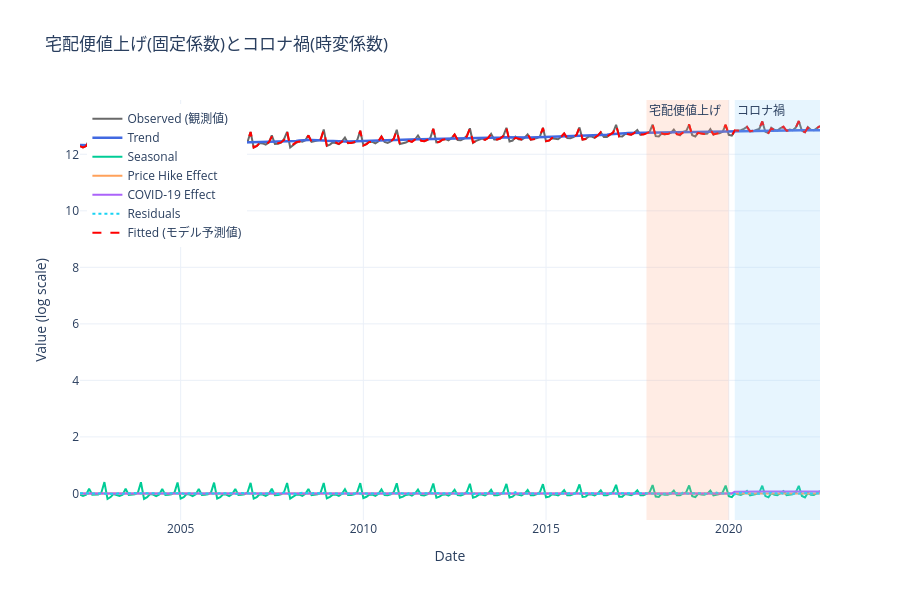

Here is the notebook cell this chart was saved with:
### Code cell
smoothed_hybrid = result_hybrid.smoother_results
trend_smoothed = smoothed_hybrid.smoothed_state[0]
seasonal_smoothed = smoothed_hybrid.smoothed_state[2]
beta_hike = result_hybrid.params['fixed_effect_coef']
price_hike_effect = beta_hike * price_hike_dummy
covid_effect_coef_t = smoothed_hybrid.smoothed_state[13]
corona_effect = covid_effect_coef_t * corona_dummy
fitted_values = trend_smoothed + seasonal_smoothed + price_hike_effect + corona_effect
residuals_hybrid = df['y'].values - fitted_values


palette = px.colors.qualitative.Plotly
fig = go.Figure()

fig.add_trace(go.Scatter(x=df['label'], y=df['y'], name='Observed (観測値)', line=dict(color='dimgray', width=2)))
fig.add_trace(go.Scatter(x=df['label'], y=trend_smoothed, name='Trend', line=dict(color='royalblue', width=2.5)))
fig.add_trace(go.Scatter(x=df['label'], y=seasonal_smoothed, name='Seasonal', line=dict(color=palette[2])))
fig.add_trace(go.Scatter(x=df['label'], y=price_hike_effect, name='Price Hike Effect', line=dict(color=palette[4])))
fig.add_trace(go.Scatter(x=df['label'], y=corona_effect, name='COVID-19 Effect', line=dict(color=palette[3])))
fig.add_trace(go.Scatter(x=df['label'], y=residuals_hybrid, name='Residuals', mode='lines', line=dict(color=palette[5], dash='dot')))
fig.add_trace(go.Scatter(x=df['label'], y=fitted_values, name='Fitted (モデル予測値)', mode='lines', line=dict(color='red', width=2, dash='dash')))


fig.add_vrect(x0="2017-10-01", x1="2019-12-31", fillcolor="LightSalmon", opacity=0.2, line_width=0,
              annotation_text="宅配便値上げ", annotation_position="top left")
fig.add_vrect(x0="2020-03-01", x1=df['label'].iloc[-1].strftime('%Y-%m-%d'), 
              fillcolor="LightSkyBlue", opacity=0.2, line_width=0,
              annotation_text="コロナ禍", annotation_position="top left")

fig.update_layout(
    title_text="宅配便値上げ(固定係数)とコロナ禍(時変係数)",
    xaxis_title="Date",
    yaxis_title="Value (log scale)",
    template="plotly_white",
    height=600,
    legend=dict(x=0.01, y=0.99)
)

fig.show()
pio.write_html(fig, file='output_plot_4.html', auto_open=False)

### Figure 1 — Plotly figure (JSON) as saved in the notebook; plotly's stock layout.template omitted (floating-point values rounded to 4 significant figures; data arrays with more than 128 entries replaced by an {"elided": "..."} marker saying what was removed)
{"data": [{"line": {"color": "dimgray", "width": 2}, "name": "Observed (観測値)", "type": "scatter", "x": {"elided": "244 str values"}, "y": {"elided": "244 float values"}}, {"line": {"color": "royalblue", "width": 2.5}, "name": "Trend", "type": "scatter", "x": {"elided": "244 str values"}, "y": {"elided": "244 float values"}}, {"line": {"color": "#00CC96"}, "name": "Seasonal", "type": "scatter", "x": {"elided": "244 str values"}, "y": {"elided": "244 float values"}}, {"line": {"color": "#FFA15A"}, "name": "Price Hike Effect", "type": "scatter", "x": {"elided": "244 str values"}, "y": {"elided": "244 float values"}}, {"line": {"color": "#AB63FA"}, "name": "COVID-19 Effect", "type": "scatter", "x": {"elided": "244 str values"}, "y": {"elided": "244 float values"}}, {"line": {"color": "#19D3F3", "dash": "dot"}, "mode": "lines", "name": "Residuals", "type": "scatter", "x": {"elided": "244 str values"}, "y": {"elided": "244 float values"}}, {"line": {"color": "red", "dash": "dash", "width": 2}, "mode": "lines", "name": "Fitted (モデル予測値)", "type": "scatter", "x": {"elided": "244 str values"}, "y": {"elided": "244 float values"}}], "layout": {"annotations": [{"showarrow": false, "text": "宅配便値上げ", "x": "2017-10-01", "xanchor": "left", "xref": "x", "y": 1, "yanchor": "top", "yref": "y domain"}, {"showarrow": false, "text": "コロナ禍", "x": "2020-03-01", "xanchor": "left", "xref": "x", "y": 1, "yanchor": "top", "yref": "y domain"}], "height": 600, "legend": {"x": 0.01, "y": 0.99}, "shapes": [{"fillcolor": "LightSalmon", "line": {"width": 0}, "opacity": 0.2, "type": "rect", "x0": "2017-10-01", "x1": "2019-12-31", "xref": "x", "y0": 0, "y1": 1, "yref": "y domain"}, {"fillcolor": "LightSkyBlue", "line": {"width": 0}, "opacity": 0.2, "type": "rect", "x0": "2020-03-01", "x1": "2022-07-01", "xref": "x", "y0": 0, "y1": 1, "yref": "y domain"}], "title": {"text": "宅配便値上げ(固定係数)とコロナ禍(時変係数)"}, "xaxis": {"title": {"text": "Date"}}, "yaxis": {"title": {"text": "Value (log scale)"}}}}
